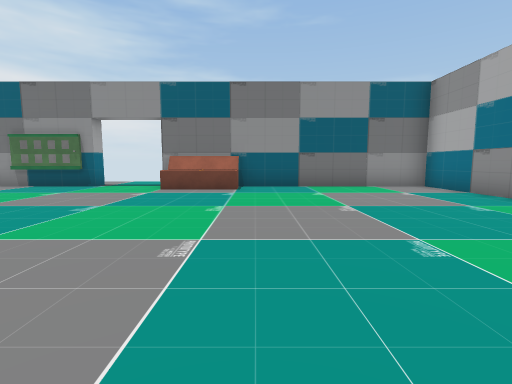
view 1 (above)

20 first-person views from a walk through a 3-D level made in the Unity game engine. The camera is 1.4 m above the floor, tilts 6° down and sees 85° across. The floor is counted in squares, 2 m on a side. Each view is taken from the middle of a square. On the plan, view 1 faces up. The plan holds only what a view shows up to about 9 squares ahead; the rest is blank. The player character is not drawn. Some surface patterns are stand-ins.

view 2
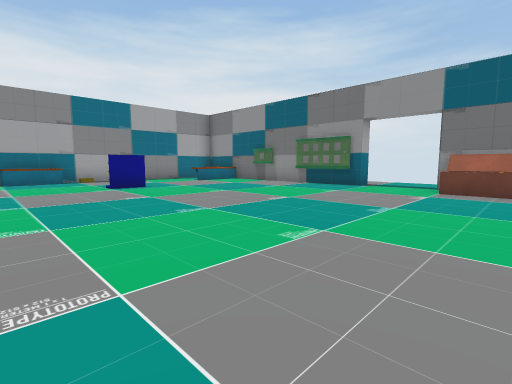

view 3
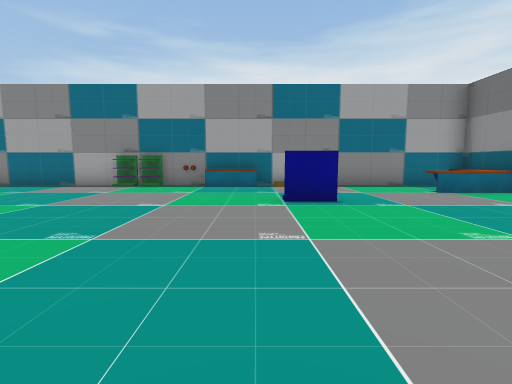

view 4
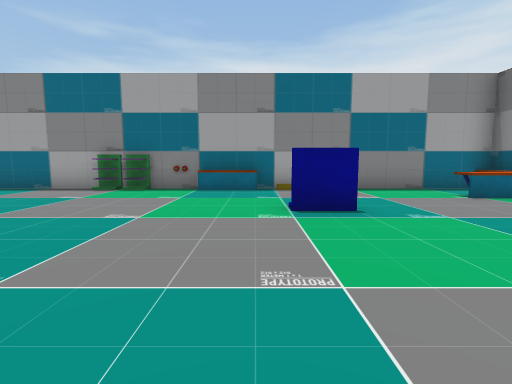

view 5
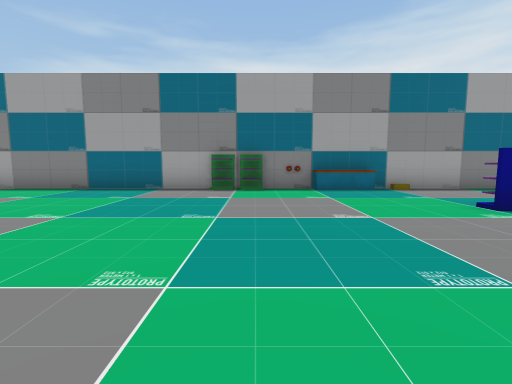

view 6
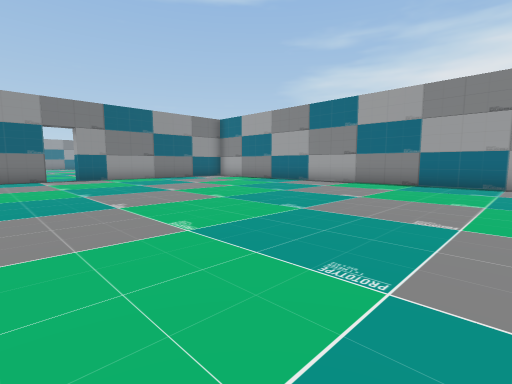

view 7
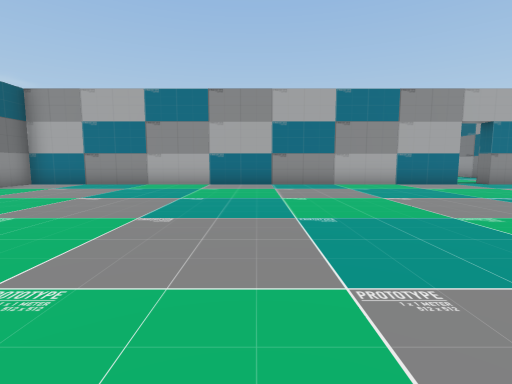

view 8
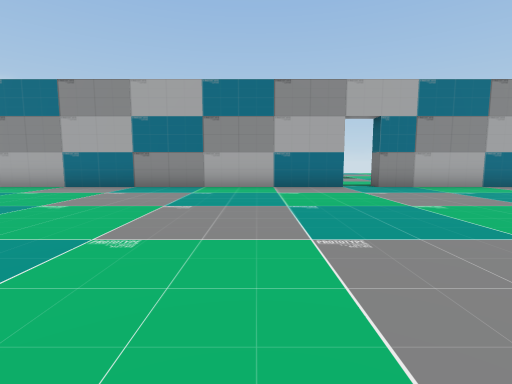

view 9
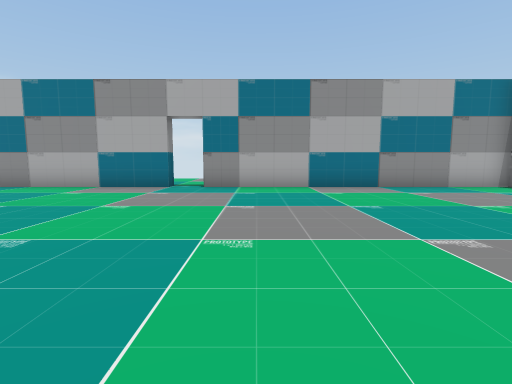

view 10
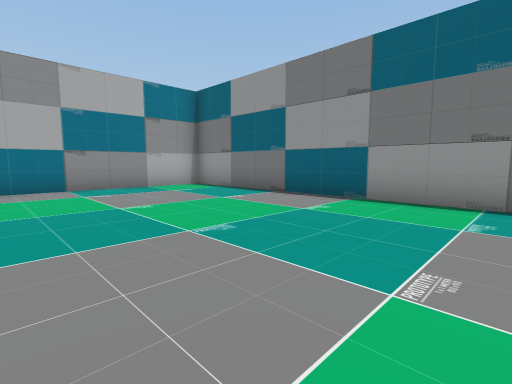

view 11
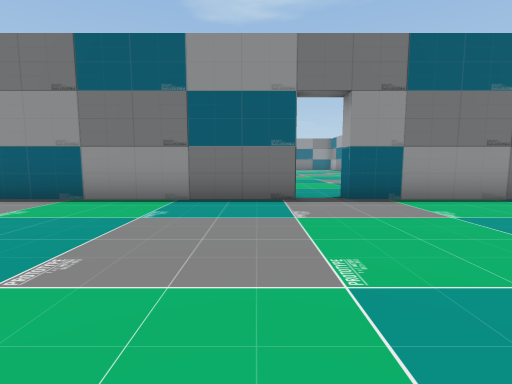

view 12
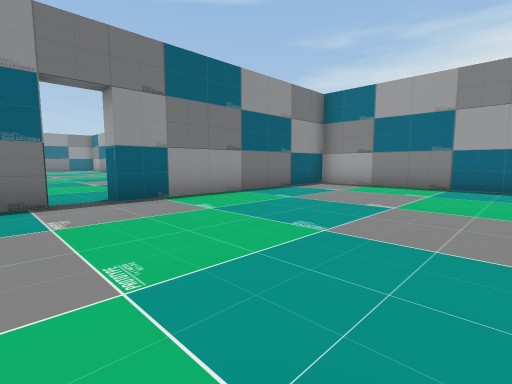

view 13
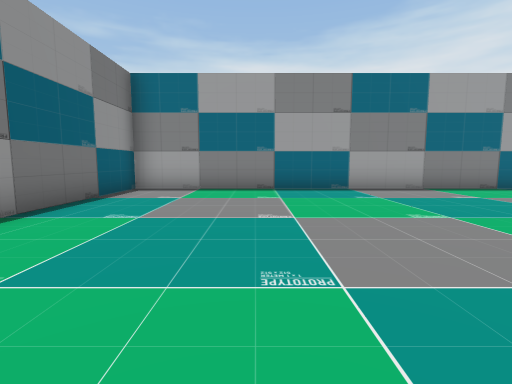

view 14
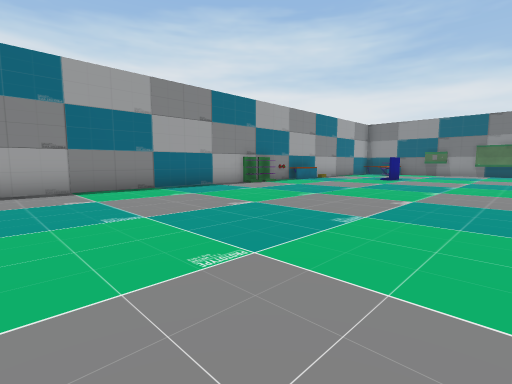

view 15
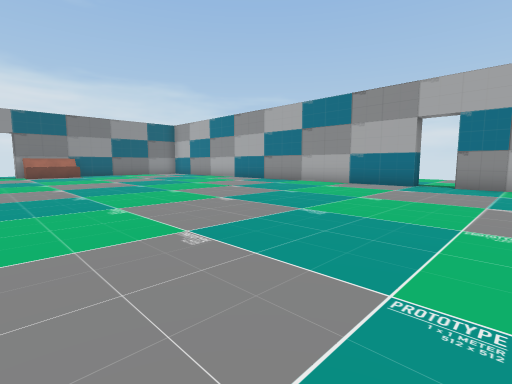

view 16
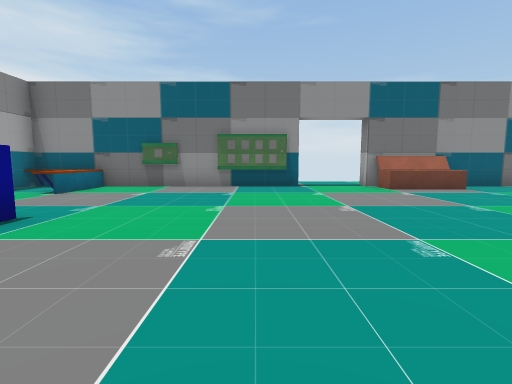

view 17
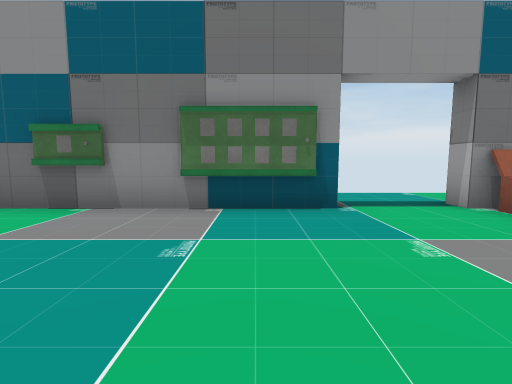

view 18
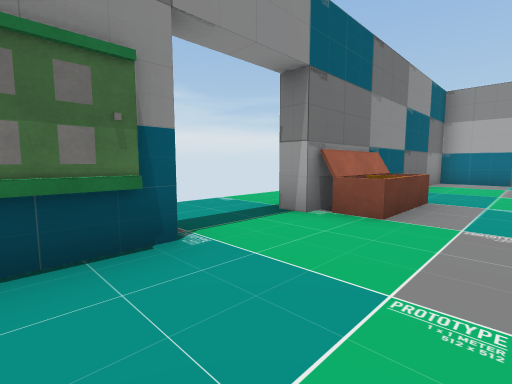

view 19
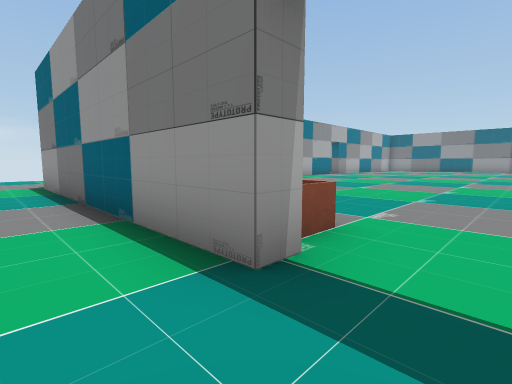

view 20
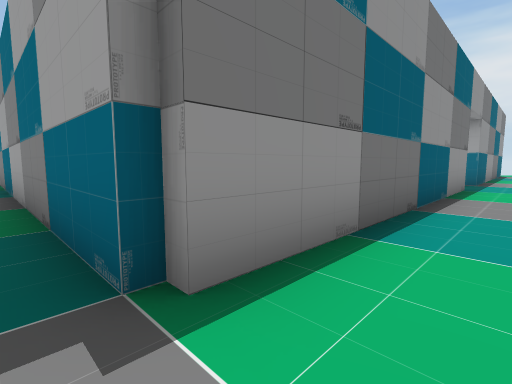

### Floor plan
Points are (right, up) in squares from view 1. A wall is a line through its corners. A room is listed if a view was taken in it or the views show most of it. See-through windows are left out.
Room 1 (views 1, 2, 3, 4, 5, 6, 7, 8, 9, 10, 11, 12, 13, 14, 15, 16, 17, 18, 19, 20)
walls: (5.5, -5.5) (5, -5.5) (5, 8.2) (-0.5, 8.2); (-6.4, 8.2) (-8.6, 8.2); (-5.4, 8.8) (-4.7, 8.8) (-4.7, 8.2) (-5.6, 8.2); (-4.9, -15.2) (5, -15.2) (5, -6.5) (5.5, -6.5); (-0.6, 8.8) (5.5, 8.8); (-9.6, 8.2) (-11.5, 8.2); (-12.5, 8.2) (-12.5, -15.2) (-5.8, -15.2)
ways out: opening at (-5, -16); opening at (5, -6); opening at (6, 9.5)
objects: other object (-12, -2); other object (-12, -1); other object (-12, 0); other object (-12, 1) to (-12, 2); other object (-11, 7); other object (-9, 3); other object (-2, 8) to (-1, 8)

Positions as (right, up) in squares from view 1, and headings:
1: (0, 0), facing up
2: (-1, 0), facing up-left
3: (-4, 2), facing left
4: (-5, 2), facing left
5: (-5, -1), facing left
6: (-3, -3), facing down-left
7: (-4, 1), facing right
8: (-3, -3), facing right
9: (-3, -8), facing right
10: (-3, -10), facing down-right
11: (-4, -10), facing down
12: (-4, -10), facing down-left
13: (-5, -12), facing left
14: (-5, -9), facing up-left
15: (-4, -8), facing up-right
16: (-6, 0), facing up
17: (-6, 4), facing up
18: (-6, 6), facing up-right
19: (-4, 10), facing down-right
20: (6, 10), facing down-left
